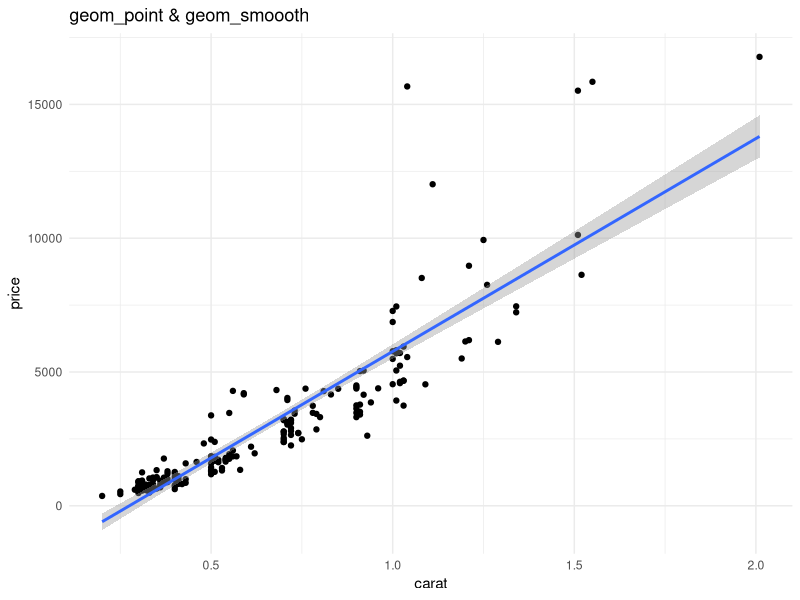

The R source for this figure:
library(tidyverse)
library(ggplot2)
library(dplyr)

set.seed(1)
plot.data <- diamonds %>%
  filter(color == "D") %>%
  sample_n(200)

# multiple layers: geom_point() for scatter plot, geom_smooth() to add Reg. line with CI
ggplot(plot.data, aes(x = carat, y = price)) +
  geom_point() +
  geom_smooth(method = "lm") +
  labs(title = "geom_point & geom_smoooth") +
  theme_minimal()
